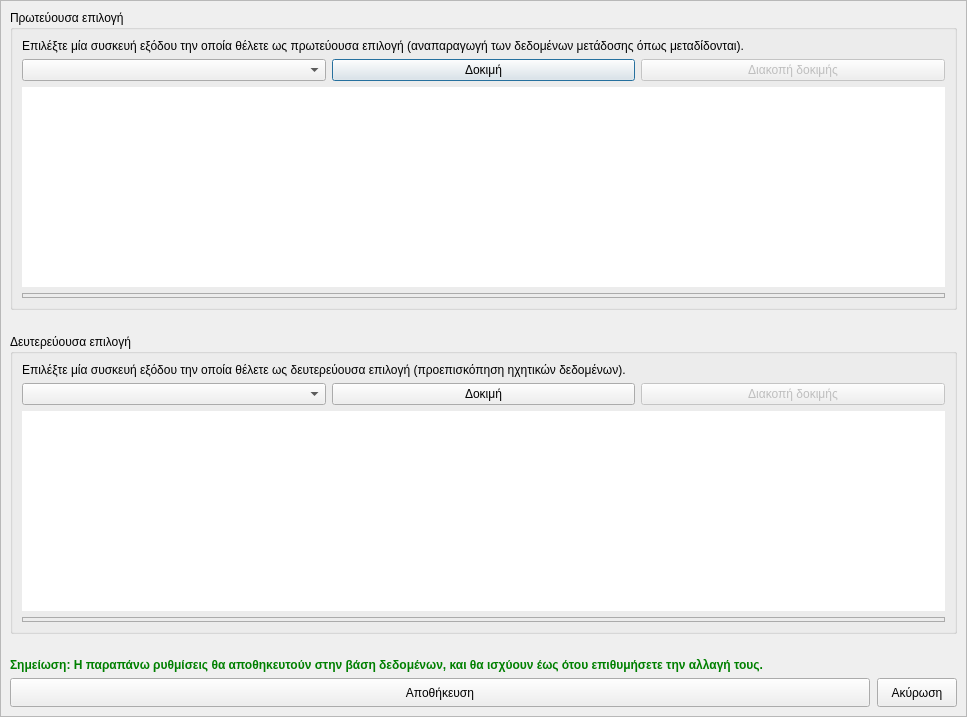
<?xml version="1.0" encoding="UTF-8"?>
<ui version="4.0">
 <class>Dialog</class>
 <widget class="QDialog" name="Dialog">
  <property name="geometry">
   <rect>
    <x>0</x>
    <y>0</y>
    <width>967</width>
    <height>717</height>
   </rect>
  </property>
  <property name="minimumSize">
   <size>
    <width>0</width>
    <height>0</height>
   </size>
  </property>
  <property name="windowTitle">
   <string>Ρυθμίσεις ηχείων</string>
  </property>
  <property name="windowIcon">
   <iconset resource="../../../icons.qrc">
    <normaloff>:/rest-windows/assets/images/rest-windows/sound-settings.png</normaloff>:/rest-windows/assets/images/rest-windows/sound-settings.png</iconset>
  </property>
  <property name="whatsThis">
   <string>Επιλέξτε την συσκευή αναπαραγωγής που επιθυμείτε να επιλέξετε κατά την ραδιοφωνική μετάδοση (τοπική αναπαραγωγή). Επιλέξτε επίσης και την συσκευή την οποία επιθυμείτε να χρησιμοποιήσετε όταν κάνετε προεπισκόπηση κάποιου αρχείου ή αναμετάδοσης από την δισκοθήκη.</string>
  </property>
  <layout class="QGridLayout" name="gridLayout_3">
   <property name="leftMargin">
    <number>0</number>
   </property>
   <property name="topMargin">
    <number>0</number>
   </property>
   <property name="rightMargin">
    <number>0</number>
   </property>
   <property name="bottomMargin">
    <number>0</number>
   </property>
   <property name="spacing">
    <number>0</number>
   </property>
   <item row="1" column="0">
    <widget class="QScrollArea" name="scrollArea">
     <property name="widgetResizable">
      <bool>true</bool>
     </property>
     <widget class="QWidget" name="scrollAreaWidgetContents">
      <property name="geometry">
       <rect>
        <x>0</x>
        <y>0</y>
        <width>951</width>
        <height>722</height>
       </rect>
      </property>
      <property name="sizePolicy">
       <sizepolicy hsizetype="Ignored" vsizetype="Preferred">
        <horstretch>0</horstretch>
        <verstretch>0</verstretch>
       </sizepolicy>
      </property>
      <layout class="QGridLayout" name="gridLayout_4">
       <item row="0" column="0">
        <widget class="QGroupBox" name="groupBox">
         <property name="minimumSize">
          <size>
           <width>0</width>
           <height>0</height>
          </size>
         </property>
         <property name="whatsThis">
          <string>Πρωτεύουσα επιλογή δηλαδή επιλογή συσκευής ηχείων για αναπαραγωγή από τα decks (σε κάθε περίπτωση πλην προεπισκόπησης)</string>
         </property>
         <property name="title">
          <string>Πρωτεύουσα επιλογή</string>
         </property>
         <layout class="QGridLayout" name="gridLayout">
          <item row="0" column="0" colspan="3">
           <widget class="QLabel" name="label">
            <property name="text">
             <string>Επιλέξτε μία συσκευή εξόδου την οποία θέλετε ως πρωτεύουσα επιλογή (αναπαραγωγή των δεδομένων μετάδοσης όπως μεταδίδονται).</string>
            </property>
           </widget>
          </item>
          <item row="1" column="0">
           <widget class="QComboBox" name="select_primary_sound_device">
            <property name="sizePolicy">
             <sizepolicy hsizetype="Preferred" vsizetype="Maximum">
              <horstretch>0</horstretch>
              <verstretch>0</verstretch>
             </sizepolicy>
            </property>
            <property name="whatsThis">
             <string>Επιλογή πρωτεύουσας επιλογής </string>
            </property>
           </widget>
          </item>
          <item row="1" column="1">
           <widget class="QPushButton" name="start_test_primary_sound_device">
            <property name="sizePolicy">
             <sizepolicy hsizetype="Minimum" vsizetype="Maximum">
              <horstretch>0</horstretch>
              <verstretch>0</verstretch>
             </sizepolicy>
            </property>
            <property name="whatsThis">
             <string>Δοκιμαστικός έλεγχος της πρωτεύουσας επιλογής (αναπαραγωγή του 1ου μέρους της ομιλίας: Ειρήνη - Δώρο Θεού - 1)</string>
            </property>
            <property name="text">
             <string>Δοκιμή</string>
            </property>
            <property name="icon">
             <iconset resource="../../../icons.qrc">
              <normaloff>:/main-window/assets/images/main-window/volume.png</normaloff>:/main-window/assets/images/main-window/volume.png</iconset>
            </property>
           </widget>
          </item>
          <item row="1" column="2">
           <widget class="QPushButton" name="stop_test_primary_sound_device">
            <property name="enabled">
             <bool>false</bool>
            </property>
            <property name="sizePolicy">
             <sizepolicy hsizetype="Minimum" vsizetype="Maximum">
              <horstretch>0</horstretch>
              <verstretch>0</verstretch>
             </sizepolicy>
            </property>
            <property name="whatsThis">
             <string>Διακοπή δοκιμαστικού ελέγχου πρωτεύουσας επιλογής</string>
            </property>
            <property name="text">
             <string>Διακοπή δοκιμής</string>
            </property>
            <property name="icon">
             <iconset resource="../../../icons.qrc">
              <normaloff>:/main-window/assets/images/main-window/mute.png</normaloff>:/main-window/assets/images/main-window/mute.png</iconset>
            </property>
           </widget>
          </item>
          <item row="2" column="0" colspan="3">
           <widget class="QFrame" name="graph_1">
            <property name="minimumSize">
             <size>
              <width>0</width>
              <height>200</height>
             </size>
            </property>
            <property name="maximumSize">
             <size>
              <width>16777215</width>
              <height>200</height>
             </size>
            </property>
            <property name="whatsThis">
             <string>Οπτικοποίηση σήματος μικροφώνου</string>
            </property>
            <property name="styleSheet">
             <string notr="true">QFrame{border:none;background:white;}</string>
            </property>
            <property name="frameShape">
             <enum>QFrame::StyledPanel</enum>
            </property>
            <property name="frameShadow">
             <enum>QFrame::Raised</enum>
            </property>
            <layout class="QVBoxLayout" name="verticalLayout">
             <property name="leftMargin">
              <number>0</number>
             </property>
             <property name="topMargin">
              <number>0</number>
             </property>
             <property name="rightMargin">
              <number>0</number>
             </property>
             <property name="bottomMargin">
              <number>0</number>
             </property>
            </layout>
           </widget>
          </item>
          <item row="3" column="0" colspan="3">
           <widget class="QFrame" name="primary_timeline_container_frame">
            <property name="minimumSize">
             <size>
              <width>0</width>
              <height>5</height>
             </size>
            </property>
            <property name="maximumSize">
             <size>
              <width>16777215</width>
              <height>5</height>
             </size>
            </property>
            <property name="whatsThis">
             <string>Ένδειξη έντασης ήχου κατά τον δοκιμαστικό έλεγχο της πρωτεύουσας επιλογής</string>
            </property>
            <property name="styleSheet">
             <string notr="true">QFrame{border:1px solid #ABABAB;}</string>
            </property>
            <property name="frameShape">
             <enum>QFrame::StyledPanel</enum>
            </property>
            <property name="frameShadow">
             <enum>QFrame::Raised</enum>
            </property>
            <widget class="QFrame" name="primary_timeline_pick_frame">
             <property name="geometry">
              <rect>
               <x>1</x>
               <y>1</y>
               <width>0</width>
               <height>4</height>
              </rect>
             </property>
             <property name="sizePolicy">
              <sizepolicy hsizetype="Fixed" vsizetype="Expanding">
               <horstretch>0</horstretch>
               <verstretch>0</verstretch>
              </sizepolicy>
             </property>
             <property name="minimumSize">
              <size>
               <width>0</width>
               <height>4</height>
              </size>
             </property>
             <property name="maximumSize">
              <size>
               <width>16777215</width>
               <height>4</height>
              </size>
             </property>
             <property name="styleSheet">
              <string notr="true">QFrame{
	background-color:blue;
}</string>
             </property>
             <property name="frameShape">
              <enum>QFrame::StyledPanel</enum>
             </property>
             <property name="frameShadow">
              <enum>QFrame::Raised</enum>
             </property>
            </widget>
           </widget>
          </item>
         </layout>
        </widget>
       </item>
       <item row="1" column="0">
        <spacer name="verticalSpacer">
         <property name="orientation">
          <enum>Qt::Vertical</enum>
         </property>
         <property name="sizeHint" stdset="0">
          <size>
           <width>849</width>
           <height>22</height>
          </size>
         </property>
        </spacer>
       </item>
       <item row="2" column="0">
        <widget class="QGroupBox" name="groupBox_2">
         <property name="minimumSize">
          <size>
           <width>0</width>
           <height>0</height>
          </size>
         </property>
         <property name="whatsThis">
          <string>Δευτερεύουσα επιλογή δηλαδή επιλογή συσκευής ηχείων για αναπαραγωγή σε περιπτώσεις προεπισκόπησης</string>
         </property>
         <property name="title">
          <string>Δευτερεύουσα επιλογή</string>
         </property>
         <layout class="QGridLayout" name="gridLayout_2">
          <item row="1" column="1">
           <widget class="QPushButton" name="start_test_secondary_sound_device">
            <property name="sizePolicy">
             <sizepolicy hsizetype="Minimum" vsizetype="Maximum">
              <horstretch>0</horstretch>
              <verstretch>0</verstretch>
             </sizepolicy>
            </property>
            <property name="whatsThis">
             <string>Δοκιμαστικός έλεγχος της δευτερεύουσας επιλογής (αναπαραγωγή του 1ου μέρους της ομιλίας: Ειρήνη - Δώρο Θεού - 1)</string>
            </property>
            <property name="text">
             <string>Δοκιμή</string>
            </property>
            <property name="icon">
             <iconset resource="../../../icons.qrc">
              <normaloff>:/main-window/assets/images/main-window/volume.png</normaloff>:/main-window/assets/images/main-window/volume.png</iconset>
            </property>
           </widget>
          </item>
          <item row="0" column="0" colspan="3">
           <widget class="QLabel" name="label_2">
            <property name="minimumSize">
             <size>
              <width>0</width>
              <height>0</height>
             </size>
            </property>
            <property name="text">
             <string>Επιλέξτε μία συσκευή εξόδου την οποία θέλετε ως δευτερεύουσα επιλογή (προεπισκόπηση ηχητικών δεδομένων).</string>
            </property>
           </widget>
          </item>
          <item row="1" column="2">
           <widget class="QPushButton" name="stop_test_secondary_sound_device">
            <property name="enabled">
             <bool>false</bool>
            </property>
            <property name="sizePolicy">
             <sizepolicy hsizetype="Minimum" vsizetype="Maximum">
              <horstretch>0</horstretch>
              <verstretch>0</verstretch>
             </sizepolicy>
            </property>
            <property name="whatsThis">
             <string>Διακοπή δοκιμαστικού ελέγχου δευτερεύουσας επιλογής</string>
            </property>
            <property name="text">
             <string>Διακοπή δοκιμής</string>
            </property>
            <property name="icon">
             <iconset resource="../../../icons.qrc">
              <normaloff>:/main-window/assets/images/main-window/mute.png</normaloff>:/main-window/assets/images/main-window/mute.png</iconset>
            </property>
           </widget>
          </item>
          <item row="1" column="0">
           <widget class="QComboBox" name="select_secondary_sound_device">
            <property name="sizePolicy">
             <sizepolicy hsizetype="Preferred" vsizetype="Maximum">
              <horstretch>0</horstretch>
              <verstretch>0</verstretch>
             </sizepolicy>
            </property>
            <property name="whatsThis">
             <string>Επιλογή δευτερεύουσας επιλογής </string>
            </property>
           </widget>
          </item>
          <item row="2" column="0" colspan="3">
           <widget class="QFrame" name="graph_2">
            <property name="minimumSize">
             <size>
              <width>0</width>
              <height>200</height>
             </size>
            </property>
            <property name="maximumSize">
             <size>
              <width>16777215</width>
              <height>200</height>
             </size>
            </property>
            <property name="whatsThis">
             <string>Οπτικοποίηση σήματος μικροφώνου</string>
            </property>
            <property name="styleSheet">
             <string notr="true">QFrame{border:none;background:white;}</string>
            </property>
            <property name="frameShape">
             <enum>QFrame::StyledPanel</enum>
            </property>
            <property name="frameShadow">
             <enum>QFrame::Raised</enum>
            </property>
            <layout class="QVBoxLayout" name="verticalLayout_2">
             <property name="leftMargin">
              <number>0</number>
             </property>
             <property name="topMargin">
              <number>0</number>
             </property>
             <property name="rightMargin">
              <number>0</number>
             </property>
             <property name="bottomMargin">
              <number>0</number>
             </property>
            </layout>
           </widget>
          </item>
          <item row="3" column="0" colspan="3">
           <widget class="QFrame" name="secondary_timeline_container_frame">
            <property name="minimumSize">
             <size>
              <width>0</width>
              <height>5</height>
             </size>
            </property>
            <property name="maximumSize">
             <size>
              <width>16777215</width>
              <height>5</height>
             </size>
            </property>
            <property name="whatsThis">
             <string>Ένδειξη έντασης ήχου κατά τον δοκιμαστικό έλεγχο της δευτερεύουσας επιλογής</string>
            </property>
            <property name="styleSheet">
             <string notr="true">QFrame{border:1px solid #ABABAB;}</string>
            </property>
            <property name="frameShape">
             <enum>QFrame::StyledPanel</enum>
            </property>
            <property name="frameShadow">
             <enum>QFrame::Raised</enum>
            </property>
            <widget class="QFrame" name="secondary_timeline_pick_frame">
             <property name="geometry">
              <rect>
               <x>1</x>
               <y>1</y>
               <width>0</width>
               <height>4</height>
              </rect>
             </property>
             <property name="sizePolicy">
              <sizepolicy hsizetype="Fixed" vsizetype="Expanding">
               <horstretch>0</horstretch>
               <verstretch>0</verstretch>
              </sizepolicy>
             </property>
             <property name="minimumSize">
              <size>
               <width>0</width>
               <height>4</height>
              </size>
             </property>
             <property name="maximumSize">
              <size>
               <width>16777215</width>
               <height>4</height>
              </size>
             </property>
             <property name="styleSheet">
              <string notr="true">QFrame{
	background-color:blue;
}</string>
             </property>
             <property name="frameShape">
              <enum>QFrame::StyledPanel</enum>
             </property>
             <property name="frameShadow">
              <enum>QFrame::Raised</enum>
             </property>
            </widget>
           </widget>
          </item>
         </layout>
        </widget>
       </item>
       <item row="3" column="0">
        <spacer name="verticalSpacer_2">
         <property name="orientation">
          <enum>Qt::Vertical</enum>
         </property>
         <property name="sizeHint" stdset="0">
          <size>
           <width>849</width>
           <height>21</height>
          </size>
         </property>
        </spacer>
       </item>
       <item row="4" column="0">
        <widget class="QLabel" name="label_3">
         <property name="styleSheet">
          <string notr="true">QLabel{
	font-weight:bold;
	color:green;
}</string>
         </property>
         <property name="text">
          <string>Σημείωση: Η παραπάνω ρυθμίσεις θα αποθηκευτούν στην βάση δεδομένων, και θα ισχύουν έως ότου επιθυμήσετε την αλλαγή τους.</string>
         </property>
        </widget>
       </item>
       <item row="5" column="0">
        <widget class="QFrame" name="frame">
         <property name="styleSheet">
          <string notr="true">QFrame{border:none;}</string>
         </property>
         <property name="frameShape">
          <enum>QFrame::StyledPanel</enum>
         </property>
         <property name="frameShadow">
          <enum>QFrame::Raised</enum>
         </property>
         <layout class="QHBoxLayout" name="horizontalLayout">
          <property name="spacing">
           <number>7</number>
          </property>
          <property name="leftMargin">
           <number>0</number>
          </property>
          <property name="topMargin">
           <number>0</number>
          </property>
          <property name="rightMargin">
           <number>0</number>
          </property>
          <property name="bottomMargin">
           <number>0</number>
          </property>
          <item>
           <widget class="QPushButton" name="save">
            <property name="sizePolicy">
             <sizepolicy hsizetype="Expanding" vsizetype="Maximum">
              <horstretch>0</horstretch>
              <verstretch>0</verstretch>
             </sizepolicy>
            </property>
            <property name="minimumSize">
             <size>
              <width>0</width>
              <height>29</height>
             </size>
            </property>
            <property name="whatsThis">
             <string>Αποθήκευση αλλαγών και έξοδος</string>
            </property>
            <property name="text">
             <string>Αποθήκευση</string>
            </property>
            <property name="icon">
             <iconset resource="../../../icons.qrc">
              <normaloff>:/rest-windows/assets/images/rest-windows/save.png</normaloff>:/rest-windows/assets/images/rest-windows/save.png</iconset>
            </property>
           </widget>
          </item>
          <item>
           <widget class="QPushButton" name="cancel">
            <property name="sizePolicy">
             <sizepolicy hsizetype="Minimum" vsizetype="Maximum">
              <horstretch>0</horstretch>
              <verstretch>0</verstretch>
             </sizepolicy>
            </property>
            <property name="minimumSize">
             <size>
              <width>0</width>
              <height>29</height>
             </size>
            </property>
            <property name="whatsThis">
             <string>Κλείσιμο παραθύρου (Ανοίγει παράθυρο διαλόγου σε περίπτωση αλλαγών)</string>
            </property>
            <property name="text">
             <string>Ακύρωση</string>
            </property>
           </widget>
          </item>
         </layout>
        </widget>
       </item>
      </layout>
     </widget>
    </widget>
   </item>
  </layout>
 </widget>
 <tabstops>
  <tabstop>scrollArea</tabstop>
  <tabstop>select_primary_sound_device</tabstop>
  <tabstop>start_test_primary_sound_device</tabstop>
  <tabstop>stop_test_primary_sound_device</tabstop>
  <tabstop>select_secondary_sound_device</tabstop>
  <tabstop>start_test_secondary_sound_device</tabstop>
  <tabstop>stop_test_secondary_sound_device</tabstop>
  <tabstop>save</tabstop>
  <tabstop>cancel</tabstop>
 </tabstops>
 <resources>
  <include location="../../../icons.qrc"/>
 </resources>
 <connections/>
</ui>
